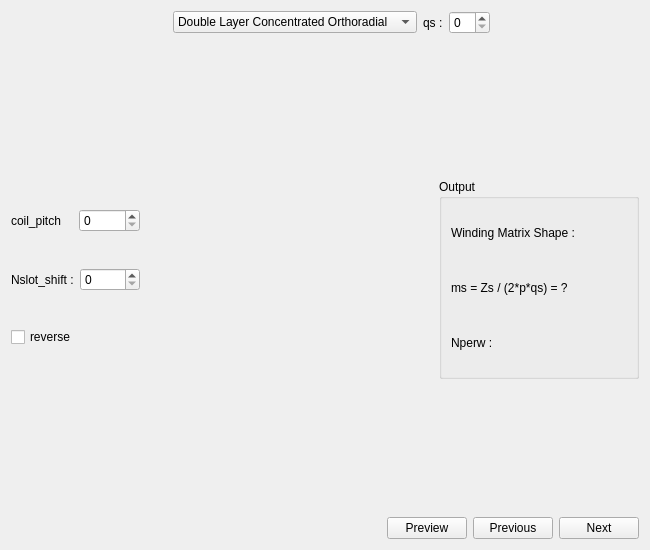
<?xml version="1.0" encoding="UTF-8"?>
<ui version="4.0">
 <class>SWindPat</class>
 <widget class="QWidget" name="SWindPat">
  <property name="geometry">
   <rect>
    <x>0</x>
    <y>0</y>
    <width>650</width>
    <height>550</height>
   </rect>
  </property>
  <property name="minimumSize">
   <size>
    <width>650</width>
    <height>550</height>
   </size>
  </property>
  <property name="windowTitle">
   <string>Form</string>
  </property>
  <layout class="QVBoxLayout" name="verticalLayout_2">
   <item>
    <layout class="QHBoxLayout" name="horizontalLayout_2">
     <item>
      <spacer name="horizontalSpacer_7">
       <property name="orientation">
        <enum>Qt::Horizontal</enum>
       </property>
       <property name="sizeHint" stdset="0">
        <size>
         <width>40</width>
         <height>20</height>
        </size>
       </property>
      </spacer>
     </item>
     <item>
      <widget class="HelpButton" name="b_help">
       <property name="text">
        <string/>
       </property>
       <property name="pixmap">
        <pixmap resource="../../../Resources/pyleecan.qrc">:/images/images/icon/help_16.png</pixmap>
       </property>
      </widget>
     </item>
     <item>
      <widget class="QComboBox" name="c_wind_type">
       <item>
        <property name="text">
         <string>Double Layer Concentrated Orthoradial</string>
        </property>
       </item>
       <item>
        <property name="text">
         <string>Single Layer Concentrated</string>
        </property>
       </item>
       <item>
        <property name="text">
         <string>Double Layer Distributed</string>
        </property>
       </item>
       <item>
        <property name="text">
         <string>Single Layer Distributed</string>
        </property>
       </item>
       <item>
        <property name="text">
         <string>Double Layer Concentrated Radial</string>
        </property>
       </item>
      </widget>
     </item>
     <item>
      <widget class="QLabel" name="in_qs">
       <property name="text">
        <string>qs :</string>
       </property>
      </widget>
     </item>
     <item>
      <widget class="QSpinBox" name="si_qs"/>
     </item>
     <item>
      <spacer name="horizontalSpacer">
       <property name="orientation">
        <enum>Qt::Horizontal</enum>
       </property>
       <property name="sizeHint" stdset="0">
        <size>
         <width>40</width>
         <height>20</height>
        </size>
       </property>
      </spacer>
     </item>
    </layout>
   </item>
   <item>
    <widget class="QLabel" name="img_wind_pat">
     <property name="sizePolicy">
      <sizepolicy hsizetype="Expanding" vsizetype="Expanding">
       <horstretch>0</horstretch>
       <verstretch>0</verstretch>
      </sizepolicy>
     </property>
     <property name="minimumSize">
      <size>
       <width>0</width>
       <height>0</height>
      </size>
     </property>
     <property name="maximumSize">
      <size>
       <width>16777215</width>
       <height>250</height>
      </size>
     </property>
     <property name="text">
      <string/>
     </property>
     <property name="pixmap">
      <pixmap resource="../../../Resources/pyleecan.qrc">:/images/images/MachineSetup/WindingPattern/Type_Wind_6.png</pixmap>
     </property>
     <property name="scaledContents">
      <bool>true</bool>
     </property>
    </widget>
   </item>
   <item>
    <layout class="QHBoxLayout" name="horizontalLayout_5">
     <item>
      <layout class="QVBoxLayout" name="verticalLayout">
       <item>
        <layout class="QHBoxLayout" name="horizontalLayout">
         <item>
          <widget class="QLabel" name="in_coil_pitch">
           <property name="text">
            <string>coil_pitch</string>
           </property>
          </widget>
         </item>
         <item>
          <widget class="QSpinBox" name="si_coil_pitch"/>
         </item>
        </layout>
       </item>
       <item>
        <layout class="QHBoxLayout" name="horizontalLayout_4">
         <item>
          <widget class="QLabel" name="in_Nslot">
           <property name="minimumSize">
            <size>
             <width>0</width>
             <height>0</height>
            </size>
           </property>
           <property name="maximumSize">
            <size>
             <width>16777215</width>
             <height>16777215</height>
            </size>
           </property>
           <property name="text">
            <string>Nslot_shift :</string>
           </property>
          </widget>
         </item>
         <item>
          <widget class="QSpinBox" name="si_Nslot">
           <property name="minimumSize">
            <size>
             <width>60</width>
             <height>0</height>
            </size>
           </property>
          </widget>
         </item>
        </layout>
       </item>
       <item>
        <widget class="QCheckBox" name="is_reverse">
         <property name="text">
          <string>reverse</string>
         </property>
        </widget>
       </item>
      </layout>
     </item>
     <item>
      <spacer name="horizontalSpacer_4">
       <property name="orientation">
        <enum>Qt::Horizontal</enum>
       </property>
       <property name="sizeHint" stdset="0">
        <size>
         <width>40</width>
         <height>20</height>
        </size>
       </property>
      </spacer>
     </item>
     <item>
      <widget class="QGroupBox" name="groupBox">
       <property name="minimumSize">
        <size>
         <width>200</width>
         <height>200</height>
        </size>
       </property>
       <property name="title">
        <string>Output</string>
       </property>
       <layout class="QVBoxLayout" name="verticalLayout_3">
        <item>
         <widget class="QLabel" name="out_shape">
          <property name="minimumSize">
           <size>
            <width>175</width>
            <height>0</height>
           </size>
          </property>
          <property name="text">
           <string>Winding Matrix Shape : </string>
          </property>
         </widget>
        </item>
        <item>
         <widget class="QLabel" name="out_ms">
          <property name="text">
           <string>ms = Zs / (2*p*qs) = ?</string>
          </property>
         </widget>
        </item>
        <item>
         <widget class="QLabel" name="out_Nperw">
          <property name="toolTip">
           <string>Winding periodicity</string>
          </property>
          <property name="text">
           <string>Nperw :</string>
          </property>
         </widget>
        </item>
       </layout>
      </widget>
     </item>
    </layout>
   </item>
   <item>
    <spacer name="verticalSpacer_2">
     <property name="orientation">
      <enum>Qt::Vertical</enum>
     </property>
     <property name="sizeHint" stdset="0">
      <size>
       <width>20</width>
       <height>40</height>
      </size>
     </property>
    </spacer>
   </item>
   <item>
    <layout class="QHBoxLayout" name="horizontalLayout_3">
     <item>
      <spacer name="horizontalSpacer_3">
       <property name="orientation">
        <enum>Qt::Horizontal</enum>
       </property>
       <property name="sizeHint" stdset="0">
        <size>
         <width>40</width>
         <height>20</height>
        </size>
       </property>
      </spacer>
     </item>
     <item>
      <widget class="QPushButton" name="b_preview">
       <property name="text">
        <string>Preview</string>
       </property>
      </widget>
     </item>
     <item>
      <widget class="QPushButton" name="b_previous">
       <property name="text">
        <string>Previous</string>
       </property>
      </widget>
     </item>
     <item>
      <widget class="QPushButton" name="b_next">
       <property name="text">
        <string>Next</string>
       </property>
      </widget>
     </item>
    </layout>
   </item>
  </layout>
 </widget>
 <customwidgets>
  <customwidget>
   <class>HelpButton</class>
   <extends>QLabel</extends>
   <header>pyleecan/GUI/Tools/HelpButton.h</header>
  </customwidget>
 </customwidgets>
 <resources>
  <include location="../../../Resources/pyleecan.qrc"/>
 </resources>
 <connections/>
</ui>
